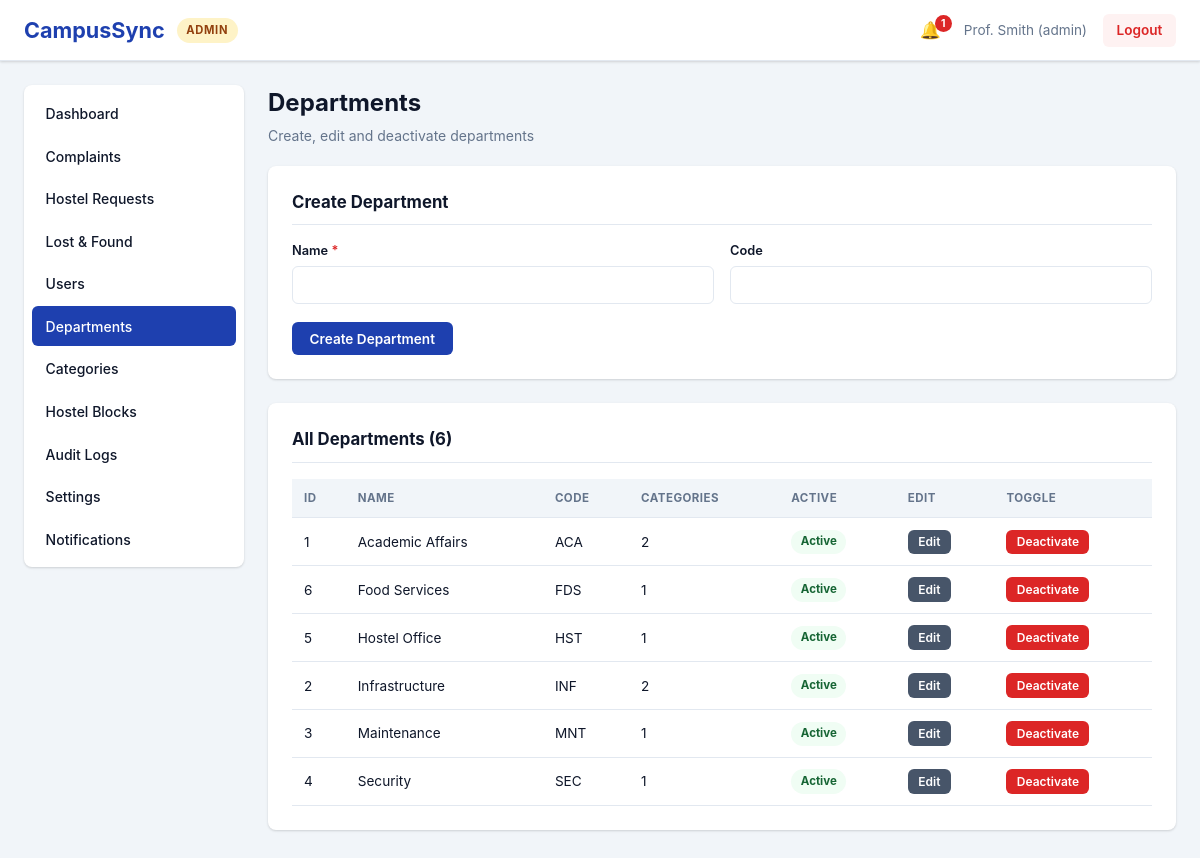
The app's page /admin/departments (signed in), older data.
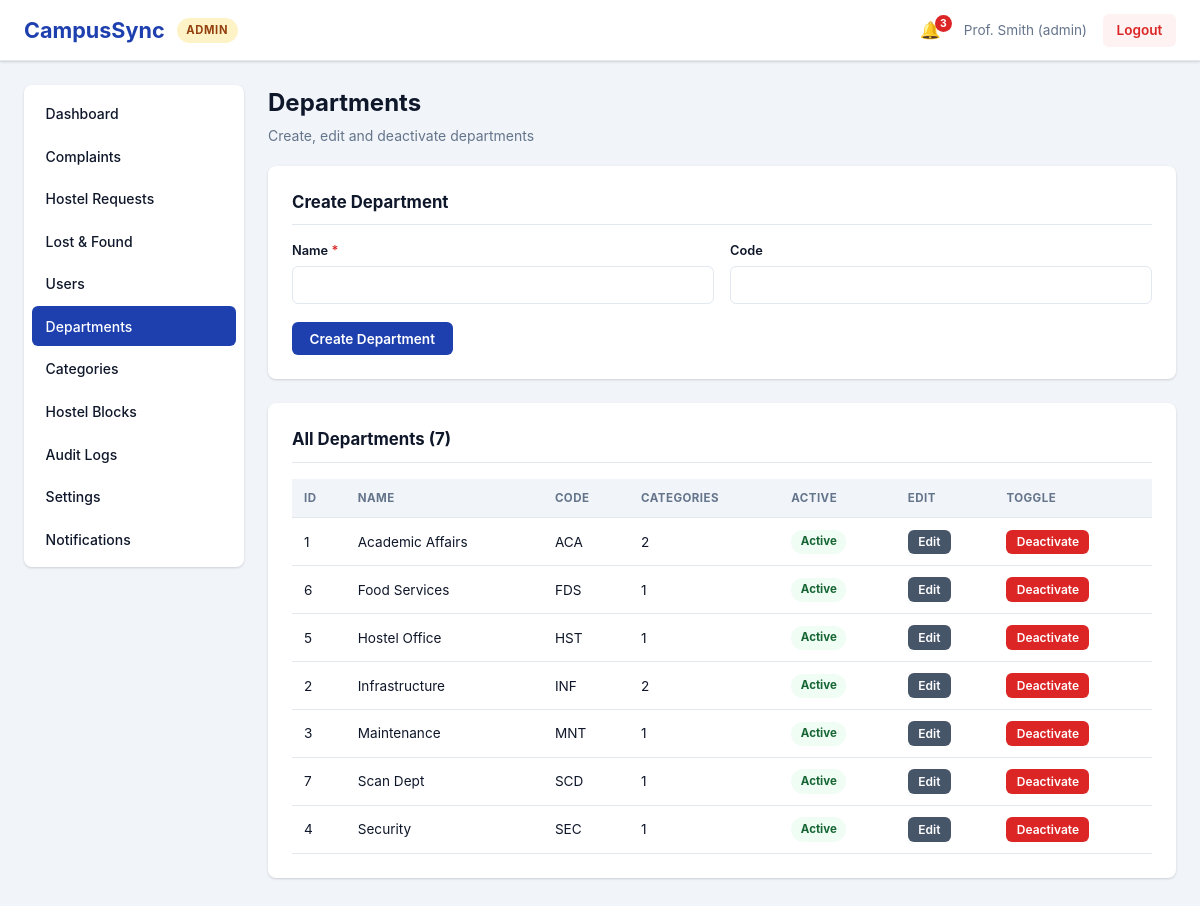
The same page, newer data.
### models.py (models this page shows, shortened)
class Department(db.Model):
    __tablename__ = 'departments'
    id = db.Column(db.Integer, primary_key=True)
    name = db.Column(db.String(100), unique=True, nullable=False)
    code = db.Column(db.String(20), unique=True)
    description = db.Column(db.Text)
    is_active = db.Column(db.Boolean, default=True)
    created_at = db.Column(db.DateTime, default=datetime.utcnow)
    categories = db.relationship('ComplaintCategory', backref='department', lazy=True)
    staff_members = db.relationship('User', backref='department', lazy=True)

### routes/admin.py (the view, shortened to what this page needs)
@admin_bp.route('/departments', methods=['GET', 'POST'])
@admin_required
def departments():
    user = current_user()
    return render_template('admin/departments.html',
                           departments=Department.query.order_by(Department.name).all(),
                           unread_notifications=unread_count(user.id))

### security.py (called while the page is built)
def current_user():
    user_id = session.get('user_id')
    if not user_id:
        return None
    return db.session.get(User, user_id)

def role_required(*roles):
    def decorator(view):
        @wraps(view)
        def wrapped(*args, **kwargs):
            user = current_user()
            if not user:
                flash('Please log in to access this page.', 'error')
                return redirect(url_for('auth.login'))
            if not user.is_active:
                session.clear()
                flash('Your account has been deactivated. Contact the administrator.', 'error')
                return redirect(url_for('auth.login'))
            if user.role not in roles:
                log_action(user, 'ACCESS_DENIED',
                           module=roles[0],
                           description='Role %s tried to open %s' % (user.role, request.path))
                return _deny()
            return view(*args, **kwargs)
        return wrapped
    return decorator

def unread_count(user_id):
    return Notification.query.filter_by(user_id=user_id, is_read=False).count()

### templates/admin/departments.html (shortened to what this page needs)
{% extends 'base.html' %}
{% block content %}
<div class='page-container'>
    <div class='page-header'>
        <h2>Departments</h2>
        <p>Create, edit and deactivate departments</p>
    </div>
    <form method='POST' class='form-card' novalidate>
        <h3>Create Department</h3>
        <div class='form-row'>
            <div class='form-group'>
                <label for='name'>Name <span class='required'>*</span></label>
                <input type='text' id='name' name='name' maxlength='100'>
            </div>
            <div class='form-group'>
                <label for='code'>Code</label>
                <input type='text' id='code' name='code' maxlength='20'>
            </div>
        </div>
        <button type='submit' class='btn btn-primary'>Create Department</button>
    </form>
    <div class='table-card'>
        <h3>All Departments ({{ departments|length }})</h3>
        <div class='table-responsive'>
            <table class='data-table'>
                <thead><tr><th>ID</th><th>Name</th><th>Code</th><th>Categories</th><th>Active</th><th>Edit</th><th>Toggle</th></tr></thead>
                <tbody>
                    {% for d in departments %}
                    <tr class='{% if not d.is_active %}row-muted{% endif %}'>
                        <td>{{ d.id }}</td>
                        <td>{{ d.name }}</td>
                        <td>{{ d.code or '-' }}</td>
                        <td>{{ d.categories|length }}</td>
                        <td><span class='status-badge {% if d.is_active %}status-resolved{% else %}status-closed{% endif %}'>{% if d.is_active %}Active{% else %}Inactive{% endif %}</span></td>
                        <td>
                            <button class='btn btn-secondary btn-sm' type='button' data-modal-open='dep-{{ d.id }}'>Edit</button>
                        </td>
                        <td>
                            <form method='POST'>
                                <button type='submit' class='btn btn-sm {% if d.is_active %}btn-danger{% else %}btn-primary{% endif %}'>
                                    {% if d.is_active %}Deactivate{% else %}Activate{% endif %}
                                </button>
                            </form>
                        </td>
                    </tr>
                    {% endfor %}
                </tbody>
            </table>
        </div>
    </div>
</div>
{% endblock %}

### templates/base.html (shortened to what the changed rows need)
<!DOCTYPE html>
<html lang='en'>
<head>
    <link rel='stylesheet' href='{{ url_for('static', filename='css/style.css') }}'>
</head>
<body data-guard-exit="{{ 'true' if request.endpoint in ('student.dashboard', 'warden.dashboard', 'staff.dashboard', 'lostfound.dashboard', 'admin.dashboard') else 'false' }}" data-logout-url="{{ url_for('auth.logout') }}">
    <div class='app-container'>
        {% if session.user_id %}
        <header class='header'>
            <div class='header-left'>
                <h1 class='logo'>CampusSync</h1>
            </div>
            <div class='header-right'>
                <a href='{{ url_for('student.notifications') if session.role == 'student' else url_for('admin.notifications') if session.role == 'admin' else '#' }}'
                   class='notification-indicator {% if unread_notifications|default(0) > 0 %}has-unread{% endif %}'>
                    <span class='bell'>🔔</span>
                    {% if unread_notifications|default(0) > 0 %}
                        <span class='badge'>{{ unread_notifications }}</span>
                    {% endif %}
                </a>
            </div>
        </header>
        <div class='main-container'>
            <main class='content'>
                {% block content %}{% endblock %}
            </main>
        </div>
        {% else %}
            {% block login_content %}{% endblock %}
        {% endif %}
    </div>
</body>
</html>

Row changes from the older to the newer data that the page shows:
added Department: id "7", name "Scan Dept", code "SCD", categories|length "1", is_active "Active"
Text that changed along with them:
{{ unread_notifications }}: "1" → "3"
{{ departments|length }}: "6" → "7"
